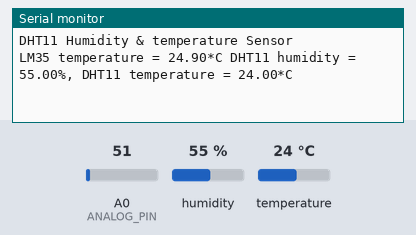
A sketch run on a simulated Arduino Uno, built with avr-gcc and run on an emulated ATmega328P. Parts: the last lines printed to the serial monitor. The test bench sets the inputs (shaded band); at power-on: humidity 55 %, A0 (ANALOG_PIN) = 51, temperature 24 °C.

Above: at 2.7 s.
2.8 s: humidity set to 22 %
At 7.9 s:
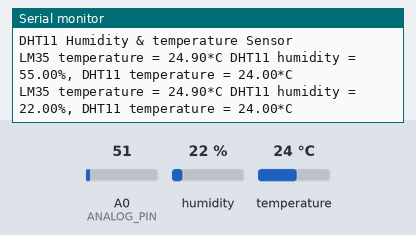
8.8 s: A0 (ANALOG_PIN) set to 61
At 12.6 s:
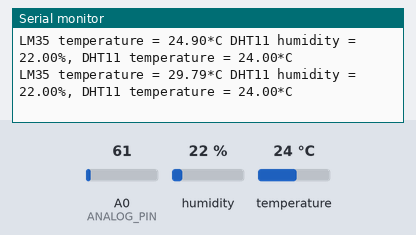
14.8 s: temperature set to 12 °C
At 17.3 s:
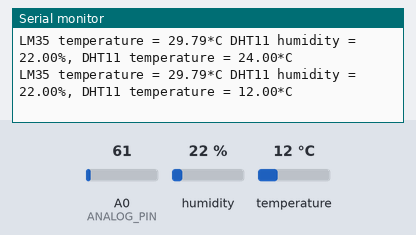
20.8 s: A0 (ANALOG_PIN) set to 71
At 22.0 s:
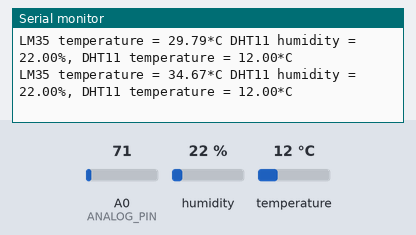
31.6 s: humidity set to 40 %
At 32.7 s:
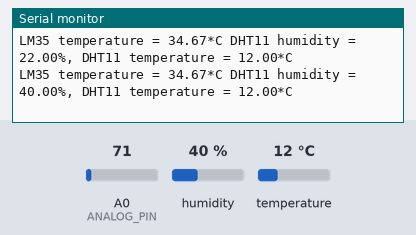
Timing chart, 0 to 34.6 s (numbered marks = the images above; inputs shaded):
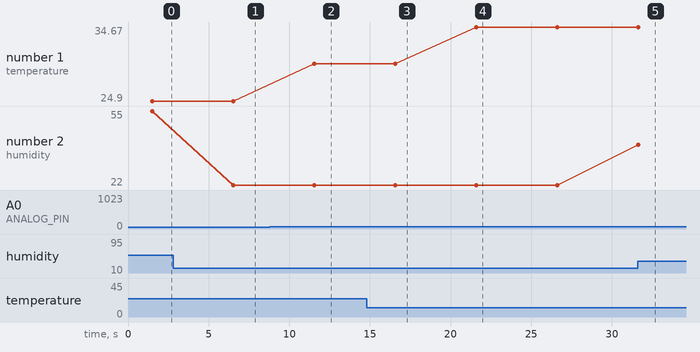

Measured:
- after the input at 2.8 s, the serial monitor: prints a new line after 3.7 s (image 1)
- after the input at 8.8 s, the serial monitor: prints a new line after 2.8 s (image 2)
- after the input at 14.8 s, the serial monitor: prints a new line after 1.8 s (image 3)
- after the input at 20.8 s, the serial monitor: prints a new line after 0.80 s (image 4)
- after the input at 31.6 s, the serial monitor: prints a new line after 0.05 s (image 5)
- plotted number 1: 24.9 → 29.79 after the input at 8.8 s, 29.79 → 34.67 after the input at 20.8 s
- plotted number 2: 55 → 22 after the input at 2.8 s, 22 → 40 after the input at 31.6 s

The sketch:

dht11.ino
```cpp
#include <dht.h>

#define DHT11_PIN 7
#define ANALOG_PIN A0
dht DHT;
float temp;

void setup(){

  Serial.begin(9600);
  delay(500);
  Serial.println("DHT11 Humidity & temperature Sensor \n\n");
  delay(1000);
}

void loop(){
  temp = analogRead(ANALOG_PIN);
  temp = temp *0.48828125;
  Serial.print("LM35 temperature = ");
  Serial.print(temp);
  Serial.print("*C ");
  int chk = DHT.read11(DHT11_PIN);
  Serial.print("DHT11 humidity = ");
  Serial.print(DHT.humidity);
  Serial.print("%");
  Serial.print(", DHT11 temperature = ");
  Serial.print(DHT.temperature);
  Serial.println("*C ");
  delay(5000);
}
```
